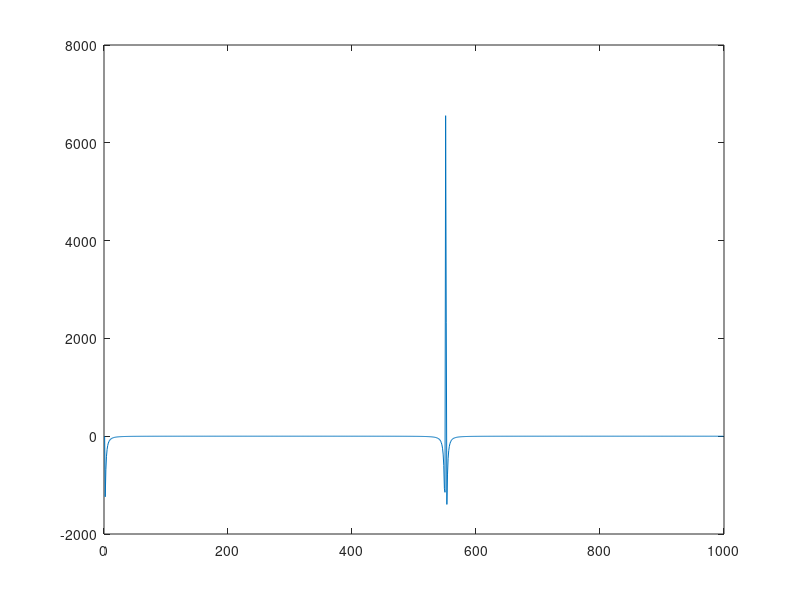

MATLAB code to generate this figure:
clear all;
close all;

N = 1000;
a0 = 1;
a1 = 2;
a2 = 1;

b0 = 31038.28;
b1 = -61576.26;
b2 = 30541.98;

omg = 2 * pi * ( 80 / 44100 ); % omega graniczna
indx = 0;


for n = 1:(N-1)
    H(n) = (a0 + a1*exp(-1j*omg*n)^-1 + a2*exp(-1j*omg*n)^-2) / (b0 + b1*exp(-1j*omg*n)^-1 + b2*exp(-1j*omg*n)^-2);
    indx(n) = n;
end

plot(abs(indx), (H*44100)/(2*pi));
